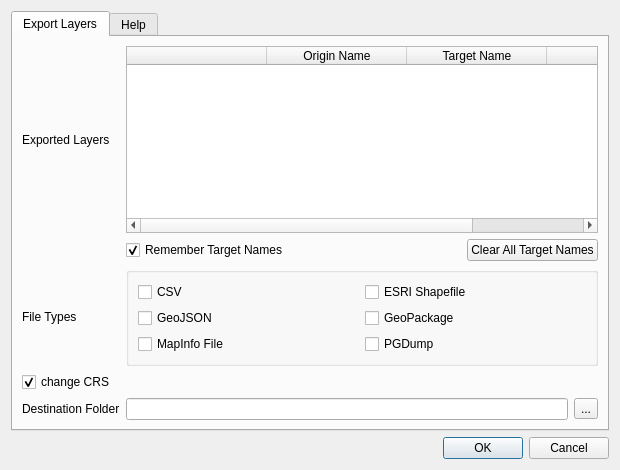
<?xml version="1.0" encoding="UTF-8"?>
<ui version="4.0">
 <class>LayerSaverDialogBase</class>
 <widget class="QDialog" name="LayerSaverDialogBase">
	  <property name="geometry">
	   <rect>
	    <x>0</x>
	    <y>0</y>
	    <width>620</width>
	    <height>470</height>
	   </rect>
	  </property>
  <property name="windowTitle">
   <string>Batch save vector layers</string>
  </property>
  <layout class="QGridLayout" name="gridLayout">
   <item row="0" column="0">
    <widget class="QTabWidget" name="tabWidget">
     <property name="currentIndex">
      <number>0</number>
     </property>
     <widget class="QWidget" name="tab">
      <attribute name="title">
       <string>Export Layers</string>
      </attribute>
      <layout class="QGridLayout" name="gridLayout_2">
	       <item row="2" column="0">
	        <widget class="QLabel" name="label_4">
	         <property name="text">
	          <string>File Types</string>
	         </property>
	        </widget>
	       </item>
       <item row="0" column="0">
        <widget class="QLabel" name="label">
         <property name="text">
          <string>Exported Layers</string>
         </property>
        </widget>
       </item>
	       <item row="4" column="0">
	        <widget class="QLabel" name="label_2">
	         <property name="text">
	          <string>Destination Folder</string>
	         </property>
	        </widget>
       </item>
       <item row="0" column="1" colspan="2">
        <widget class="QTableWidget" name="layerTableWidget">
         <property name="toolTip">
          <string>These layers will all be exported</string>
         </property>
         <property name="selectionMode">
          <enum>QAbstractItemView::MultiSelection</enum>
         </property>
         <property name="selectionBehavior">
          <enum>QAbstractItemView::SelectRows</enum>
         </property>
         <property name="editTriggers">
          <set>QAbstractItemView::DoubleClicked|QAbstractItemView::EditKeyPressed|QAbstractItemView::AnyKeyPressed</set>
         </property>
	         <property name="columnCount">
	          <number>4</number>
	         </property>
         <property name="rowCount">
          <number>0</number>
         </property>
         <attribute name="horizontalHeaderDefaultSectionSize">
          <number>140</number>
         </attribute>
         <column>
          <property name="text">
           <string/>
          </property>
         </column>
         <column>
          <property name="text">
           <string>Origin Name</string>
          </property>
         </column>
	         <column>
	          <property name="text">
	           <string>Target Name</string>
	          </property>
	         </column>
	         <column>
	          <property name="text">
	           <string/>
	          </property>
	         </column>
	        </widget>
	       </item>
	       <item row="1" column="1" colspan="2">
	        <layout class="QHBoxLayout" name="horizontalLayout_2">
	         <item>
	          <widget class="QCheckBox" name="rememberTargetNamesCheckBox">
	           <property name="text">
	            <string>Remember Target Names</string>
	           </property>
	           <property name="checked">
	            <bool>true</bool>
	           </property>
	          </widget>
	         </item>
	         <item>
	          <spacer name="horizontalSpacer">
	           <property name="orientation">
	            <enum>Qt::Horizontal</enum>
	           </property>
	           <property name="sizeHint" stdset="0">
	            <size>
	             <width>40</width>
	             <height>20</height>
	            </size>
	           </property>
	          </spacer>
	         </item>
	         <item>
	          <widget class="QPushButton" name="clearAllTargetNamesButton">
	           <property name="text">
	            <string>Clear All Target Names</string>
	           </property>
	          </widget>
	         </item>
	        </layout>
	       </item>
	       <item row="2" column="1" colspan="2">
	        <widget class="QGroupBox" name="groupBox">
	         <property name="toolTip">
	          <string>File types to export</string>
         </property>
         <layout class="QGridLayout" name="gridLayout_4">
          <item row="0" column="0">
           <widget class="QCheckBox" name="checkBox_csv">
            <property name="text">
             <string>CSV</string>
            </property>
           </widget>
          </item>
          <item row="2" column="0">
           <widget class="QCheckBox" name="checkBox_geojson">
            <property name="text">
             <string>GeoJSON</string>
            </property>
           </widget>
          </item>
          <item row="0" column="1">
           <widget class="QCheckBox" name="checkBox_shp">
            <property name="text">
             <string>ESRI Shapefile</string>
            </property>
           </widget>
          </item>
          <item row="3" column="1">
           <widget class="QCheckBox" name="checkBox_pgdump">
            <property name="text">
             <string>PGDump</string>
            </property>
           </widget>
          </item>
          <item row="3" column="0">
           <widget class="QCheckBox" name="checkBox_tab">
            <property name="text">
             <string>MapInfo File</string>
            </property>
           </widget>
          </item>
          <item row="2" column="1">
           <widget class="QCheckBox" name="checkBox_gpkg">
            <property name="text">
             <string>GeoPackage</string>
            </property>
           </widget>
          </item>
         </layout>
        </widget>
       </item>
	       <item row="4" column="2">
	        <widget class="QToolButton" name="toolButton">
	         <property name="toolTip">
	          <string>Set destination folder</string>
         </property>
         <property name="text">
          <string>...</string>
         </property>
        </widget>
       </item>
	       <item row="4" column="1">
	        <widget class="QLineEdit" name="lineEdit">
	         <property name="toolTip">
	          <string>Set destination folder</string>
	         </property>
	        </widget>
	       </item>
	       <item row="3" column="1">
	        <widget class="QgsProjectionSelectionWidget" name="mQgsProjectionSelectionWidget" native="true">
	         <property name="enabled">
	          <bool>true</bool>
	         </property>
	        </widget>
	       </item>
	       <item row="3" column="0">
	        <widget class="QCheckBox" name="changeCRS">
         <property name="text">
          <string>change CRS</string>
         </property>
         <property name="checked">
          <bool>true</bool>
         </property>
        </widget>
       </item>
      </layout>
     </widget>
     <widget class="QWidget" name="tab_2">
      <attribute name="title">
       <string>Help</string>
      </attribute>
      <layout class="QGridLayout" name="gridLayout_3">
       <item row="0" column="0">
        <widget class="QLabel" name="label_3">
         <property name="text">
          <string>&lt;html&gt;&lt;head/&gt;&lt;body&gt;&lt;p&gt;&lt;span style=&quot; font-weight:600; text-decoration: underline;&quot;&gt;Exported Layers&lt;/span&gt;&lt;/p&gt;&lt;p&gt;All selected vector layers open in QGIS will be exported.&lt;/p&gt;&lt;p&gt;&lt;span style=&quot; font-weight:600; text-decoration: underline;&quot;&gt;Destination Folders&lt;/span&gt;&lt;/p&gt;&lt;p&gt;Selected filetypes will be exported to separate sub-folders in the destination folder. The sub-folders will be named by filetype and will be created if they do not exist already.&lt;/p&gt;&lt;/body&gt;&lt;/html&gt;</string>
         </property>
         <property name="wordWrap">
          <bool>true</bool>
         </property>
        </widget>
       </item>
      </layout>
     </widget>
    </widget>
   </item>
   <item row="2" column="0">
    <widget class="QDialogButtonBox" name="button_box">
     <property name="orientation">
      <enum>Qt::Horizontal</enum>
     </property>
     <property name="standardButtons">
      <set>QDialogButtonBox::Cancel|QDialogButtonBox::Ok</set>
     </property>
    </widget>
   </item>
  </layout>
 </widget>
 <customwidgets>
  <customwidget>
   <class>QgsProjectionSelectionWidget</class>
   <extends>QWidget</extends>
   <header>qgsprojectionselectionwidget.h</header>
  </customwidget>
 </customwidgets>
 <resources/>
 <connections>
  <connection>
   <sender>button_box</sender>
   <signal>accepted()</signal>
   <receiver>LayerSaverDialogBase</receiver>
   <slot>accept()</slot>
   <hints>
    <hint type="sourcelabel">
     <x>20</x>
     <y>20</y>
    </hint>
    <hint type="destinationlabel">
     <x>20</x>
     <y>20</y>
    </hint>
   </hints>
  </connection>
  <connection>
   <sender>button_box</sender>
   <signal>rejected()</signal>
   <receiver>LayerSaverDialogBase</receiver>
   <slot>reject()</slot>
   <hints>
    <hint type="sourcelabel">
     <x>20</x>
     <y>20</y>
    </hint>
    <hint type="destinationlabel">
     <x>20</x>
     <y>20</y>
    </hint>
   </hints>
  </connection>
 </connections>
</ui>
